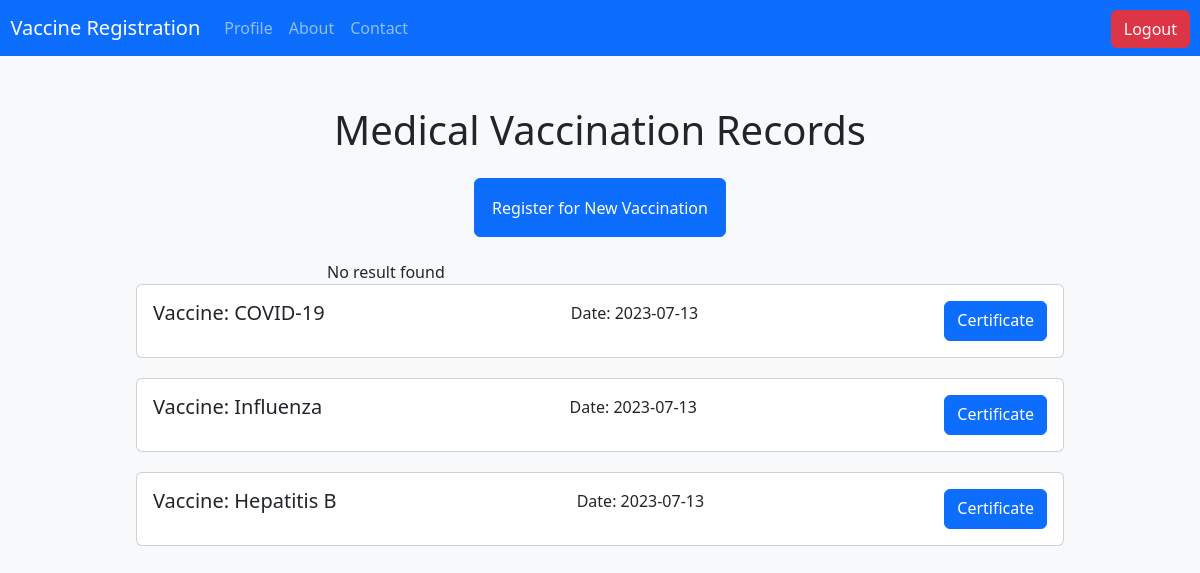
/user_home.php (signed in), run on the app's committed database.
### tables this page shows
CREATE TABLE `vaccination` (
  `user_id` int(255) NOT NULL,
  `vaccine_id` int(255) NOT NULL,
  `vaccination_date` date NOT NULL,
  `status` int(1) NOT NULL
);

CREATE TABLE `vaccine` (
  `vaccine_id` int(255) NOT NULL,
  `vaccine_name` text NOT NULL
);

### user_home.php (the view, shortened to what this page needs)
<?php
if (isset($_SESSION['id']) && isset($_SESSION['user_name']) && isset($_SESSION['nid']) && isset($_SESSION['user_type'])) {
$user_id=$_SESSION['id'];
$user_name=$_SESSION['user_name'];
$nid=$_SESSION['nid'];
?>
<!DOCTYPE html>
<html lang="en">
<head>
    <link href="https://cdn.jsdelivr.net/npm/bootstrap@5.3.0/dist/css/bootstrap.min.css" rel="stylesheet"
>
</head>
<body>
    <nav class="navbar navbar-expand-lg navbar-dark bg-primary">
        <a class="navbar-brand" href="#">&nbsp; Vaccine Registration</a>
        <div class="collapse navbar-collapse" id="navbarNav">
          <ul class="navbar-nav ml-auto">
			   <li class="nav-item">
              <a class="nav-link" href="#">Profile</a>
            </li>
            <li class="nav-item">
              <a class="nav-link" href="#">About</a>
            </li>
            <li class="nav-item">
              <a class="nav-link" href="#">Contact</a>
            </li>
			  <li class="nav-item">
              <a href="logout.php" class="btn btn-danger align-content-end" style="position: absolute;
      top: 0;
      right: 0;
      margin-top: 10px;
      margin-right: 10px;">Logout</a>
            </li>
          </ul>
        </div>
      </nav>
    <div class="container">
        <h1 class="text-center mb-4">Medical Vaccination Records</h1>
        <div class="text-center">
            <a href="vaccine_registration.php" class="btn btn-primary register-btn">Register for New Vaccination</a>
        </div>
        <div class="row">
      <div class="col-md-6 offset-md-3">
		  <?php
            include_once 'db_conn.php';
            $result = mysqli_query($conn, "SELECT * FROM vaccination where status='0' AND user_id = '$user_id'");
            ?>
            <?php
            if (mysqli_num_rows($result) > 0) {
            ?>
            <?php
              $i = 0;
              while ($row = mysqli_fetch_array($result)) {
                $subresult = mysqli_query($conn, "SELECT * FROM vaccine where vaccine_id= '$row[vaccine_id]'");
                $subrow = mysqli_fetch_array($subresult);
                $vaccine_id=$row["vaccine_id"];
                $vaccine_name=$subrow["vaccine_name"];
                $vaccination_date=$row["vaccination_date"];
              ?>
		        <div class="card">
              <div class="card-body d-flex justify-content-between">
                <h5 class="card-title">Vaccine: <?php echo $subrow["vaccine_name"]; ?></h5>
                <p class="card-text">Date: <?php echo $row["vaccination_date"]; ?></p>
                <a class="btn btn-primary" onclick="generateForm( '<?php echo $user_name?>' , '<?php echo $nid?>' ,'<?php echo $vaccine_id?>',  '<?php echo $vaccine_name?>' , '<?php echo $vaccination_date?>')">Form</a>
              </div>
            </div>
            <?php
                $i++;
              }
              ?>
            <?php
            } else {
              echo "No result found";
            }
            ?>
<?php
            include_once 'db_conn.php';
            $result = mysqli_query($conn, "SELECT * FROM vaccination where status='1' AND user_id = '$user_id'");
            ?>
            <?php
            if (mysqli_num_rows($result) > 0) {
            ?>
            <?php
              while ($row = mysqli_fetch_array($result)) {
                $subresult = mysqli_query($conn, "SELECT * FROM vaccine where vaccine_id = '$row[vaccine_id]' ");
                $subrow = mysqli_fetch_array($subresult);
                $vaccine_id=$row["vaccine_id"];
                $vaccine_name=$subrow["vaccine_name"];
                $vaccination_date=$row["vaccination_date"];
              ?>
		        <div class="card">
              <div class="card-body d-flex justify-content-between">
                <h5 class="card-title">Vaccine: <?php echo $subrow["vaccine_name"]; ?></h5>
                <p class="card-text">Date: <?php echo $row["vaccination_date"]; ?></p>
                <a class="btn btn-primary" onclick="generateCertificate('<?php echo $user_name?>' , '<?php echo $nid?>' ,'<?php echo $vaccine_id?>', '<?php echo $vaccine_name?>' , '<?php echo $vaccination_date?>' )">Certificate</a>
              </div>
            </div>
            <?php
              }
              ?>
            <?php
            } else {
              echo "No result found";
            }
            ?>
      </div>
    </div>
    </div>
</body>
</html>
<?php
}else{
header("Location: ../logout.php");
exit();
}
?>

### user_home.php (style rules this page uses)
body { background-color: #f8f9fa; }
.container { margin-top: 50px; width: 100%; }
.card { margin-bottom: 20px; margin-left: -35%; margin-right: -35%; }
.register-btn { margin-bottom: 2%; padding: 1.5%; }

### data on the page
vaccination: vaccine.vaccine_name "COVID-19", vaccination_date "2023-07-13"
vaccination: vaccine.vaccine_name "Influenza", vaccination_date "2023-07-13"
vaccination: vaccine.vaccine_name "Hepatitis B", vaccination_date "2023-07-13"
